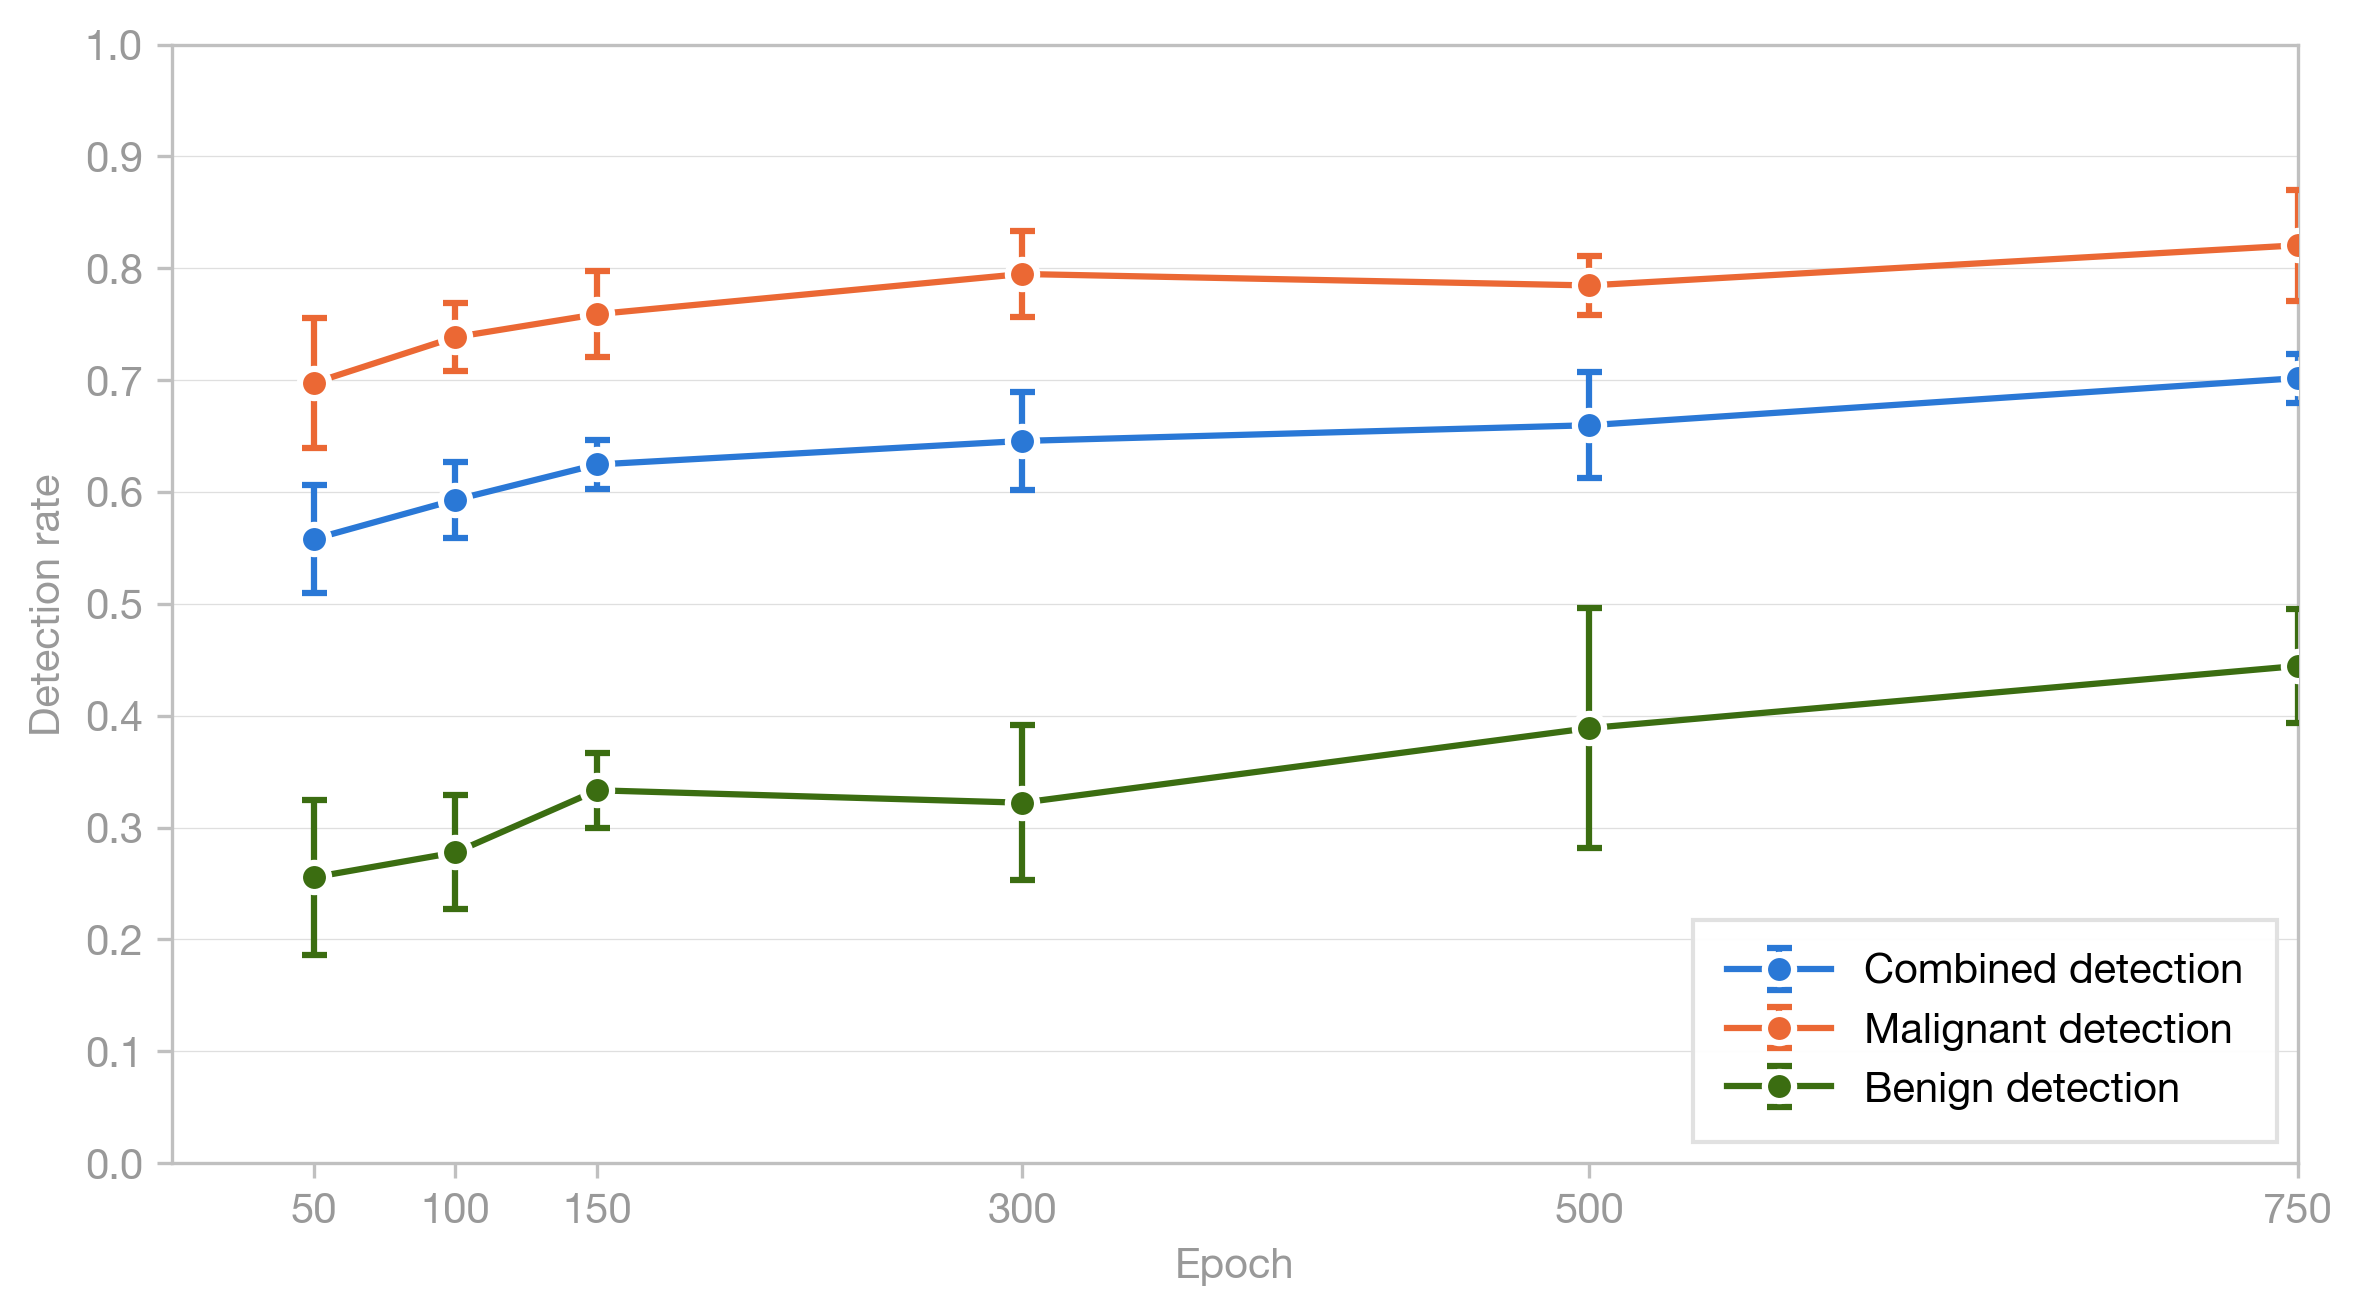

Here is the Python script that generated this plot:
"""Overlap detection quality vs. epoch for the preliminary milestones run
(3 seeds, 625 images each) at IoU > 0.5.

Evaluates the six milestone checkpoints (50/100/150/300/500/750) on mass
*detection* metrics using overlap-based matching with IoU > 0.5, reported for
all masses combined and separately for malignant and benign masses, averaged
across the three seeds with standard deviation.

Per mass grouping, reports case-level recall and false-positive rate over Normal
cases.

Reads the canonical predictions dataset (analysis/predictions_dataset) rather
than the raw masks; overlap_detection_iou_05_flag and pathology come from there.

Three seeds (42/43/44), 625 images each; error bars are the across-seed std.

Run from project root:
    python analysis/epoch_convergence/epoch_convergence_by_overlap_detection/epoch_convergence_by_overlap_detection_iou_05.py
"""

import json
import os
import sys

import numpy as np
import matplotlib
matplotlib.use('Agg')
import matplotlib.pyplot as plt
import matplotlib.ticker as ticker
from pathlib import Path

# Script lives at analysis/epoch_convergence/epoch_convergence_by_overlap_detection/.
SCRIPT_DIR = Path(__file__).resolve().parent
PROJECT_ROOT = SCRIPT_DIR.parent.parent.parent

# Make the project root importable so the predictions-dataset loader can be
# used regardless of the current working directory.
sys.path.insert(0, str(PROJECT_ROOT))
from analysis.predictions_dataset.load_predictions_dataset import (
    load_predictions_dataset,
)

NOISE_FLOOR = "0.03% of image area"

SEEDS = [42, 43, 44]
EPOCHS = [50, 100, 150, 300, 500, 750]

plt.rcParams.update({
    'font.family': 'sans-serif',
    'font.sans-serif': ['Helvetica Neue', 'Helvetica', 'Arial', 'sans-serif'],
    'font.size': 10,
    'font.weight': '400',
    'axes.labelsize': 10,
    'axes.labelcolor': '#999999',
    'xtick.labelsize': 10,
    'ytick.labelsize': 10,
    'xtick.color': '#999999',
    'ytick.color': '#999999',
    'legend.fontsize': 10,
    'legend.framealpha': 0.95,
    'legend.edgecolor': '#e0e0e0',
    'grid.linewidth': 0.3,
    'grid.alpha': 0.4,
    'figure.facecolor': 'white',
    'axes.facecolor': 'white',
    'axes.spines.top': True,
    'axes.spines.right': True,
})

OUT_DIR = SCRIPT_DIR

# Metric key -> (legend label, color).
METRICS = {
    "case_recall":      ("Case recall",      "#f5c0aa"),
    "case_fp_rate":     ("Case FP rate",     "#3b6d11"),
}

# Case-level overlap-based detection across all mass-present cases and by
# pathology. Combined is plotted first so the legend follows the table order.
PLOT_SERIES = [
    ("combined",  "case_recall", "Combined detection",  "#2a78d6"),
    ("malignant", "case_recall", "Malignant detection", "#eb6834"),
    ("benign",    "case_recall", "Benign detection",    "#3b6d11"),
]


def evaluate_epoch(rows, positive_class="malignant"):
    """Run overlap (IoU > 0.5) eval for one checkpoint, return recall and FP rate.

    A mass-present case is detected when overlap_detection_iou_05_flag is True;
    a Normal case with any retained prediction is a false alarm. All facts come
    from the loaded predictions dataset, not the raw masks.
    """
    tp = fn = 0
    fp = 0
    n_normal = 0

    for row in rows:
        if positive_class == "combined":
            is_positive = row.pathology in ("malignant", "benign")
        else:
            is_positive = row.pathology == positive_class

        if is_positive:
            if row.overlap_detection_iou_05_flag:
                tp += 1
            else:
                fn += 1
        elif row.pathology == "normal":
            n_normal += 1
            if row.normal_false_positive:
                fp += 1

    case_recall = tp / (tp + fn) if (tp + fn) > 0 else float('nan')
    case_fp_rate = fp / n_normal if n_normal > 0 else float('nan')

    return case_recall, case_fp_rate


def summarize_epochs(data, positive_class):
    """Return {metric: (means, stds)} across seeds, per epoch."""
    means = {key: [] for key in METRICS}
    stds = {key: [] for key in METRICS}
    for epoch in EPOCHS:
        recalls = []
        fp_rates = []
        for seed in SEEDS:
            folder = f"predictions_milestones_625images_seed{seed}_epoch{epoch}"
            rows = [r for r in data.rows if r.configuration_id == folder]
            if not rows:
                print(f"WARNING: no rows for {folder}")
                continue
            rec, fp = evaluate_epoch(rows, positive_class)
            recalls.append(rec)
            fp_rates.append(fp)
        means["case_recall"].append(float(np.nanmean(recalls)) if recalls else float('nan'))
        stds["case_recall"].append(float(np.nanstd(recalls, ddof=1)) if recalls else float('nan'))
        means["case_fp_rate"].append(float(np.nanmean(fp_rates)) if fp_rates else float('nan'))
        stds["case_fp_rate"].append(float(np.nanstd(fp_rates, ddof=1)) if fp_rates else float('nan'))
    return means, stds


def metric_payload(means, stds):
    return {
        "Detection": {"mean": means["case_recall"], "std": stds["case_recall"]},
        "False positive rate": {"mean": means["case_fp_rate"], "std": stds["case_fp_rate"]},
    }


def fmt(mean, std):
    return f"{mean:.3f} ± {std:.3f}"


def main():
    definition = "IoU > 0.5"

    os.makedirs(OUT_DIR, exist_ok=True)

    data = load_predictions_dataset()
    print(f"Loaded predictions dataset: {data.snapshot_id}, "
          f"{len(data.rows)} rows")

    combined = summarize_epochs(data, "combined")
    malignant = summarize_epochs(data, "malignant")
    benign = summarize_epochs(data, "benign")

    stats = {"combined": combined, "malignant": malignant, "benign": benign}
    epochs = EPOCHS

    # --- Terminal tables ---
    for title, group in [("All masses", "combined"),
                         ("Malignant", "malignant"),
                         ("Benign", "benign")]:
        means, stds = stats[group]
        print(f"\n{title} — Epoch | CRec | CFP")
        print(f"{'':>7}  ------|------|-----")
        for i, ep in enumerate(epochs):
            print(f"{ep:>5} | {fmt(means['case_recall'][i], stds['case_recall'][i])} | "
                  f"{fmt(means['case_fp_rate'][i], stds['case_fp_rate'][i])}")

    # --- JSON (source of truth) ---
    json_path = OUT_DIR / "epoch_convergence_by_overlap_detection_iou_05.json"
    payload = {
        "title": "Case-level overlap-based detection (IoU>0.5) by saved milestone epoch",
        "description": ("Three preliminary milestones test runs: seeds 42/43/44, "
                        "625 images each, detection = IoU > 0.5, "
                        f"noise floor {NOISE_FLOOR}. Values are mean ± std across seeds."),
        "noise_floor": NOISE_FLOOR,
        "detection_definition": definition,
        "dataset_snapshot_id": data.snapshot_id,
        "seeds": SEEDS,
        "images": 625,
        "epochs": epochs,
        "combined": metric_payload(combined[0], combined[1]),
        "malignant": metric_payload(malignant[0], malignant[1]),
        "benign": metric_payload(benign[0], benign[1]),
    }
    with open(json_path, "w") as f:
        json.dump(payload, f, indent=2)
    print(f"\nWrote {json_path}")

    # --- Markdown ---
    md_lines = [
        "# Case-level overlap-based detection (IoU>0.5) by saved milestone epoch",
        "",
        f"Three preliminary milestones test runs: seeds 42/43/44, 625 images each, "
        f"detection = {definition}, noise floor {NOISE_FLOOR}.",
        "",
        "A mass case is detected when the highest single-component IoU between "
        "a retained predicted component and the ground-truth mass exceeds the "
        "threshold. Off-target blobs are ignored, so this is comparable to "
        "centroid detection.",
        "",
        "Each table reports case-level false positives computed on normal cases "
        "only. A normal case with any prediction is a false alarm.",
        "",
        "Values are mean ± standard deviation across the three seeds.",
        "",
    ]

    for title, group in [("All masses", "combined"),
                         ("Malignant masses", "malignant"),
                         ("Benign masses", "benign")]:
        means, stds = stats[group]
        md_lines.append(f"## {title}")
        md_lines.append("")
        md_lines.append("| Epoch | Detection | Normal cases FP rate |")
        md_lines.append("|------:|----------:|-------------------:|")
        for i, ep in enumerate(epochs):
            md_lines.append(
                f"| {ep} | {fmt(means['case_recall'][i], stds['case_recall'][i])} | "
                f"{fmt(means['case_fp_rate'][i], stds['case_fp_rate'][i])} |"
            )
        md_lines.append("")
    md_path = OUT_DIR / "epoch_convergence_by_overlap_detection_iou_05.md"
    with open(md_path, "w") as f:
        f.write("\n".join(md_lines))
    print(f"Wrote {md_path}")

    # --- Plot ---
    fig, ax = plt.subplots(figsize=(8, 4.5))
    for src, key, label, color in PLOT_SERIES:
        means, stds = stats[src]
        ax.errorbar(epochs, means[key], yerr=stds[key], fmt='-o', color=color,
                    label=label, markersize=7, linewidth=1.5, capsize=3,
                    markeredgecolor='white', markeredgewidth=1.5, zorder=3)

    ax.set_xlabel('Epoch')
    ax.set_ylabel('Detection rate')
    ax.set_xlim(left=0, right=epochs[-1])
    ax.set_xticks(epochs)
    ax.set_ylim(0, 1.0)
    ax.set_yticks(np.arange(0, 1.1, 0.1))
    ax.yaxis.set_major_formatter(ticker.FormatStrFormatter('%.1f'))
    ax.grid(True, axis='y', linewidth=0.3, alpha=0.4)
    ax.grid(False, axis='x')

    for sp in ax.spines.values():
        sp.set_color('#c0c0c0')
    ax.tick_params(axis='both', which='both', color='#c0c0c0',
                   labelcolor='#999999')

    ax.legend(loc='best', frameon=True, fancybox=False, borderpad=0.8,
              handlelength=2.5)

    plt.tight_layout(pad=1.2)

    for ext in ('pdf', 'png'):
        out = OUT_DIR / f'epoch_convergence_by_overlap_detection_iou_05.{ext}'
        fig.savefig(out, dpi=300, bbox_inches='tight',
                    metadata={'CreationDate': None})
        print(f'Wrote {out}')
    plt.close(fig)


if __name__ == "__main__":
    main()
